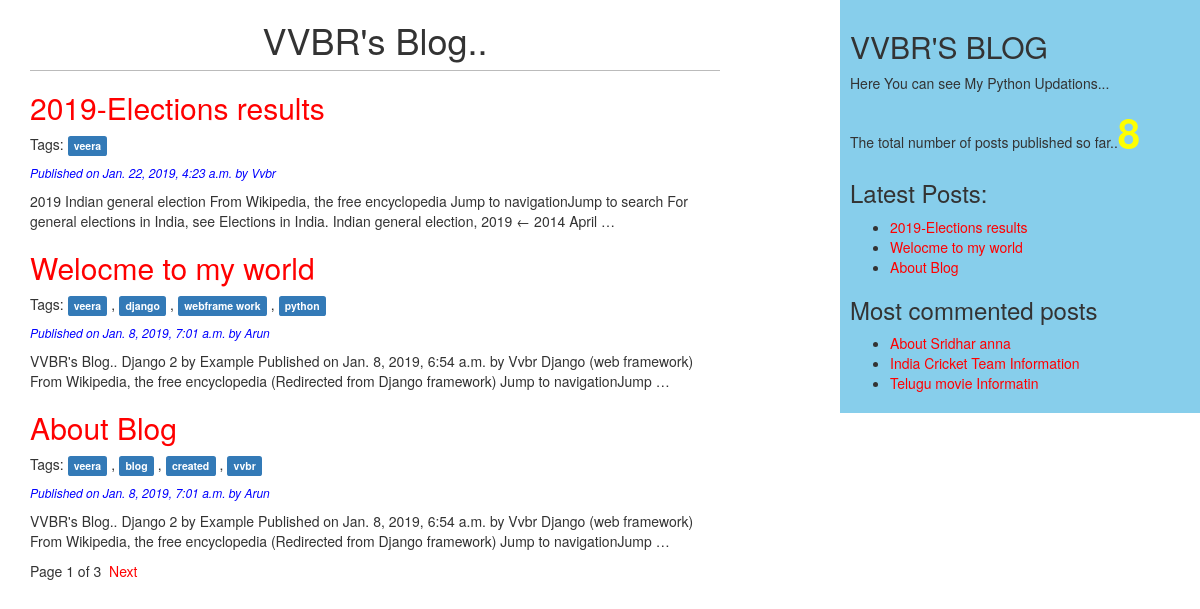
Screenshot of /blog/ with the database file from the repository.
### blog/models.py (models this page shows, shortened)
class Post(models.Model):
    STATUS_CHOICES=(('draft','Draft'),('published','Published'))
    title=models.CharField(max_length=256)
    slug=models.SlugField(max_length=264,unique_for_date='publish')
    author=models.ForeignKey(User,on_delete=models.CASCADE,related_name='blog_posts')
    body=models.TextField()
    publish=models.DateTimeField(default=timezone.now)
    created=models.DateTimeField(auto_now_add=True)
    updated=models.DateTimeField(auto_now=True)
    status=models.CharField(max_length=10,choices=STATUS_CHOICES,default='draft')
    objects=CustomManager()
    tags=TaggableManager()
    class Meta:
        ordering=('-publish',)
    def get_absolute_url(self):
        return reverse('blog:post_detail',
                        args=[self.publish.year,
                            self.publish.month,
                            self.publish.day,
                            self.slug])

### blog/views.py (the view)
# urls.py: path('', views.post_list_view, name='post_list'),
def post_list_view(request,tag_slug=None):
    post_list=Post.objects.all()
    tag=None
    if tag_slug:
        tag=get_object_or_404(Tag,slug=tag_slug)
        post_list=post_list.filter(tags__in=[tag])
    paginator = Paginator(post_list,3) # 3 posts in each page
    page_number = request.GET.get('page')
    try:
        post_list = paginator.page(page_number)
    except PageNotAnInteger:
        post_list = paginator.page(1)
    except EmptyPage:
        post_list = paginator.page(paginator.num_pages)
    return render(request,'blog/post_list.html',{'post_list':post_list,'tag':tag})

### blog/models.py (called while the page is built)
    def get_queryset(self):
        return super().get_queryset().filter(status='published')

### blog/templatetags/blog_tags.py (called while the page is built)
@register.simple_tag()
def total_posts():
    return Post.objects.count()

@register.inclusion_tag('blog/latest_posts.html')
def show_latest_posts(count=3):
    latest_posts=Post.objects.order_by('-publish')[:count]
    return {'latest_posts':latest_posts}

@register.simple_tag
def get_most_commented_posts(count=3):
    return Post.objects.annotate(total_comments=Count('comments')).order_by('-total_comments')[:count]

### templates/blog/post_list.html (shortened to what this page needs)
{%extends 'blog/base.html'%}
{%block content%}
  <h1 align='center'>VVBR's Blog..</h1>
  {%for post in post_list%}
    <a href="{{ post.get_absolute_url }}"><h2>{{post.title}}</h2></a>
    <p class="tags">
  Tags:
  {% for tag in post.tags.all %}
    <a href="{% url "blog:post_list_view_by_tag" tag.slug %}">
      <span class="label label-primary">{{ tag.name }}</span>
    </a>
    {% if not forloop.last %}, {% endif %}
  {% endfor %}
  </p>
    <p id='date'>Published on {{post.publish}} by {{post.author|title}}</p>
    {{post.body|truncatewords:30|linebreaks}}
  {%endfor%}
  {% include "blog/pagination.html" with page=post_list %}
{%endblock%}

### templates/blog/base.html (shortened to what this page needs)
<!DOCTYPE html>
{% load blog_tags %}
{%load staticfiles%}
<html lang="en" dir="ltr">
  <head>
    <link rel="stylesheet" href="https://maxcdn.bootstrapcdn.com/bootstrap/3.3.7/css/bootstrap.min.css">
    <link rel="stylesheet" href="{% static "css/blog.css"%}">
  </head>
  <body>
    <div class="content">
      {%block content%}{%endblock%}
    </div>
    <div class="sidebar">
      <h2>VVBR'S BLOG</h2>
      <p>Here You can see My Python Updations...</p>
      <p>The total number of posts published so far..<span id='pcount'>{% total_posts%}</span></p>
      <h3>Latest Posts:</h3>
      {% show_latest_posts 3%}
      <h3>Most commented posts</h3>
      {% get_most_commented_posts as most_commented_posts %}
      <ul>
      {% for post in most_commented_posts %}
        <li>
          <a href="{{ post.get_absolute_url }}">{{ post.title }}</a>
        </li>
      {% endfor %}
      </ul>
    </div>
  </body>
</html>

### templates/blog/pagination.html (shortened to what this page needs)
<div class="paginator">
  <span>Page {{page.number}} of {{page.paginator.num_pages}}</a>&nbsp
  {%if page.has_next%}
    <a href="?page={{ page.next_page_number }}">Next</a>
  {%endif%}
</div>

### templates/blog/latest_posts.html
<ul>
  {%for post in latest_posts%}
  <li>
  <a href="{{ post.get_absolute_url }}">{{post.title}}</a>
  </li>
  {%endfor%}
</ul>

### static/css/blog.css (style rules this page uses)
.content { float:left; width: 60%; padding:0 0 0 30px; }
.sidebar { float:right; width:30%; padding:10px; background: skyblue; height: 100%; }
h1 { text-align: center; border-bottom: 1px solid #bbb; padding: 0 0 10px 0; }
#date { color:blue; font-size:12px; font-style: italic; }
a { color:red; }
#pcount { font-size: 40px; color: yellow; font-weight: bold; }

### rows the page displays
Post: title "2019-Elections results", publish "Jan. 22, 2019, 4:23 a.m.", author "Vvbr", body "2019 Indian general election From Wikipedia, the free encyclopedia Jump to navigationJump to search For general elections in India, see Elections in India. Indian general election, 2019 ← 2014 April …"
Tag: name "veera"
Post: title "Welocme to my world", publish "Jan. 8, 2019, 7:01 a.m.", author "Arun", body "VVBR's Blog.. Django 2 by Example Published on Jan. 8, 2019, 6:54 a.m. by Vvbr Django (web framework) From Wikipedia, the free encyclopedia (Redirected from Django framework) Jump to navigationJump …"
Tag: name "django"
Tag: name "webframe work"
Tag: name "python"
Post: title "About Blog", publish "Jan. 8, 2019, 7:01 a.m.", author "Arun", body "VVBR's Blog.. Django 2 by Example Published on Jan. 8, 2019, 6:54 a.m. by Vvbr Django (web framework) From Wikipedia, the free encyclopedia (Redirected from Django framework) Jump to navigationJump …"
Tag: name "blog"
Tag: name "created"
Tag: name "vvbr"
Post: title "About Sridhar anna"
Post: title "India Cricket Team Information"
Post: title "Telugu movie Informatin"

### other values shown
{{ page.number }} "1"
{{ page.paginator.num_pages }} "3"
